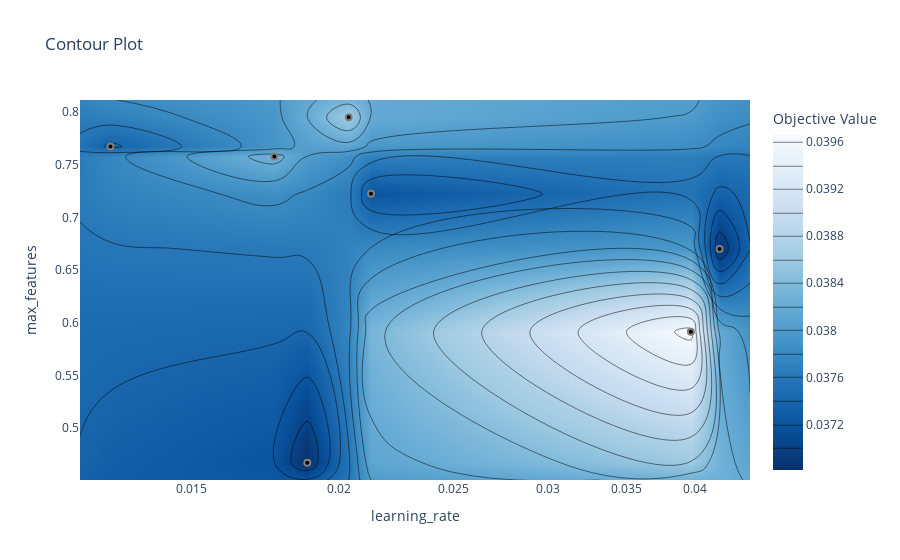

Notebook cell for this chart:
### Code cell
ov.plot_contour(study, params=["learning_rate", "max_features"])

### Figure 1 — Plotly figure (JSON) as saved in the notebook; plotly's stock layout.template omitted (floating-point values rounded to 4 significant figures)
{"data": [{"colorbar": {"title": {"text": "Objective Value"}}, "colorscale": [[0, "rgb(247,251,255)"], [0.125, "rgb(222,235,247)"], [0.25, "rgb(198,219,239)"], [0.375, "rgb(158,202,225)"], [0.5, "rgb(107,174,214)"], [0.625, "rgb(66,146,198)"], [0.75, "rgb(33,113,181)"], [0.875, "rgb(8,81,156)"], [1, "rgb(8,48,107)"]], "connectgaps": true, "contours": {"coloring": "heatmap"}, "hoverinfo": "none", "line": {"smoothing": 1.3}, "reversescale": true, "type": "contour", "x": [0.01207, 0.0128, 0.01762, 0.01879, 0.02037, 0.02127, 0.03966, 0.04194, 0.04451], "y": [0.4506, 0.467, 0.5914, 0.67, 0.7224, 0.7578, 0.7674, 0.7951, 0.8115], "z": [[null, null, null, null, null, null, null, null, null], [null, null, null, 0.03681, null, null, null, null, null], [null, null, null, null, null, null, 0.03967, null, null], [null, null, null, null, null, null, null, 0.03684, null], [null, null, null, null, null, 0.03722, null, null, null], [null, null, 0.03829, null, null, null, null, null, null], [null, 0.03736, null, null, null, null, null, null, null], [null, null, null, null, 0.03863, null, null, null, null], [null, null, null, null, null, null, null, null, null]]}, {"marker": {"color": "black", "line": {"color": "Gray", "width": 2}}, "mode": "markers", "name": "Feasible Trial", "showlegend": false, "type": "scatter", "x": [0.04194, 0.02037, 0.0128, 0.03966, 0.01762, 0.02127, 0.01879], "y": [0.67, 0.7951, 0.7674, 0.5914, 0.7578, 0.7224, 0.467]}, {"marker": {"color": "#cccccc", "line": {"color": "Gray", "width": 2}}, "mode": "markers", "name": "Infeasible Trial", "showlegend": false, "type": "scatter", "x": [], "y": []}], "layout": {"title": {"text": "Contour Plot"}, "xaxis": {"range": [-1.918, -1.352], "title": {"text": "learning_rate"}, "type": "log"}, "yaxis": {"range": [0.4506, 0.8115], "title": {"text": "max_features"}}}}
